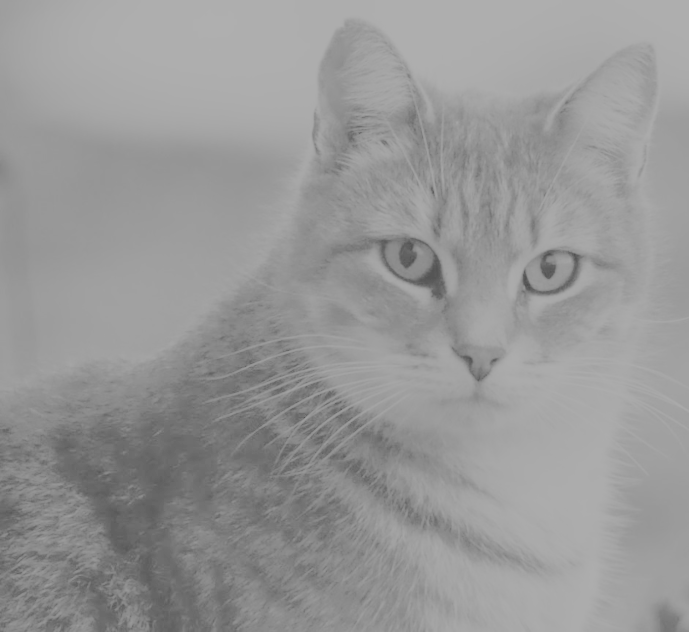
#> input picture exercise1/data/hello.png, 689 x 632 px
$ python histogram_equalization.py
#> lines starting #> are read from the running program, lines starting #| are printed output that depends on the picture
import numpy as np
import cv2
import matplotlib.pyplot as plt


def load_image(path: str) -> np.ndarray:
    # Load the image using CV2 and return it.
    loaded_image = cv2.imread(path, cv2.IMREAD_GRAYSCALE)
    if loaded_image is None:
        raise FileNotFoundError(f"Cannot load image at {path}")
    return loaded_image


def compute_histogram(image: np.ndarray) -> np.ndarray:
    # ToDo: Create a histogram for the given image (256 values).
    # ToDo: Don't use functions like np.histogram.
    # ToDo: It is easier if you flatten your image first.
    histogram = np.zeros(256,dtype=int)
    flattened_image = image.flatten()
    for pixel in flattened_image:
        histogram[pixel] += 1

    return histogram


def compute_cdf(histogram: np.ndarray) -> np.ndarray:
    # ToDo: Compute the CDF.
    # ToDo: Don't forget to normalize it (turn it into a distribution).
    cdf = np.zeros(256,dtype=float)
    total_pixels = np.sum(histogram)
    cdf[0] = histogram[0]/total_pixels
    for i in range(1,256):
        cdf[i] = cdf[i-1] + (histogram[i]/total_pixels)

    return cdf


def equalize_image(image: np.ndarray, cdf: np.ndarray) -> np.ndarray:
    # ToDo: Apply histogram equalization to the given image.
    # ToDo: Hint: Flatten the image first and reshape it again in the end.
    flattened_image = image.flatten()

    cdf_mask = cdf > 0

    if np.any(cdf_mask):
        cdf_min = np.min(cdf[cdf_mask])
    else:
        cdf_min = 0

    equalized_flat = np.zeros_like(flattened_image, dtype=np.uint8)

    for i, pixel in enumerate(flattened_image):
        if 1 - cdf_min > 0:
            equalized_flat[i] = np.round(((cdf[pixel] - cdf_min) / (1 - cdf_min)) * 255)
        else:
            equalized_flat[i] = pixel

    equalized_image = equalized_flat.reshape(image.shape)
    return equalized_image


def save_image(image: np.ndarray, path: str) -> None:
    # Save the image to the given folder.
    cv2.imwrite(path, image)


def show_images(original_image: np.ndarray, equalized_image: np.ndarray) -> None:
    # ToDo: Display the original and the equalized images next to each other.
    plt.figure(figsize=(10, 5))
    plt.subplot(1, 2, 1)
    plt.imshow(original_image, cmap='gray')
    plt.title('Original Image')
    plt.axis('off')

    plt.subplot(1, 2, 2)
    plt.imshow(equalized_image, cmap='gray')
    plt.title('Equalized Image')
    plt.axis('off')

    plt.tight_layout()
    plt.show()


def histogram_equalization(input_path: str, output_path: str) -> None:
    # ToDo: Combine the different functions into one.
    loaded_image = load_image(input_path)
#> in load_image, loaded_image is the input picture: shape (632, 689); min 78, max 175, mean 151.1
    histogram = compute_histogram(loaded_image)
#> the loop in compute_histogram, `for pixel in flattened_image:` made 435448 passes
#> pixel on passes 1 to 3: 158, 158, 158
#> after the loop in compute_histogram, `for pixel in flattened_image:`: histogram = 256 values, max 20626 at index 174, min 0 at index 0, mean 1701
    cdf = compute_cdf(histogram)
#> in compute_cdf, `total_pixels = np.sum(histogram)`: total_pixels = 435448
#> after the loop in compute_cdf, `for i in range(1,256):`: cdf = 256 values from 0 to 1
#> cdf = 256 values from 0 to 1
    equalized_image = equalize_image(loaded_image, cdf)
#> in equalize_image, `cdf_min = np.min(cdf[cdf_mask])`: cdf_min = 2.3e-06
#> the loop in equalize_image, `for i, pixel in enumerate(flattened_image):` made 435448 passes
#> in equalize_image, `equalized_image = equalized_flat.reshape(image.shape)`:
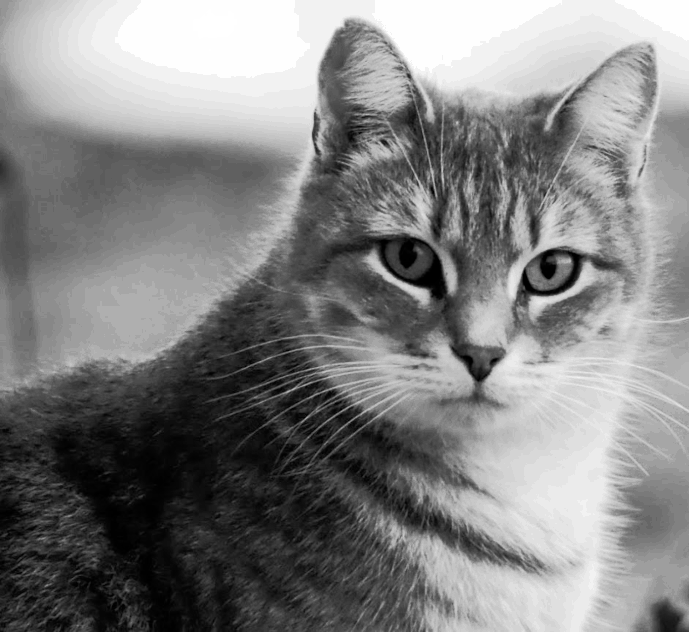
#> equalized_image: shape (632, 689); min 0, max 255, mean 130.2
    save_image(equalized_image, output_path)


if __name__ == '__main__':
    # Load the images and perform histogram equalization.
    input_image_path = 'data/hello.png'
    output_image_path = 'data/kitty.png'
    histogram_equalization(input_image_path, output_image_path)

    # Show the images next to each other.
    original = load_image(input_image_path)
    equalized = load_image(output_image_path)
    show_images(original, equalized)
#> in show_images, `plt.show()`:
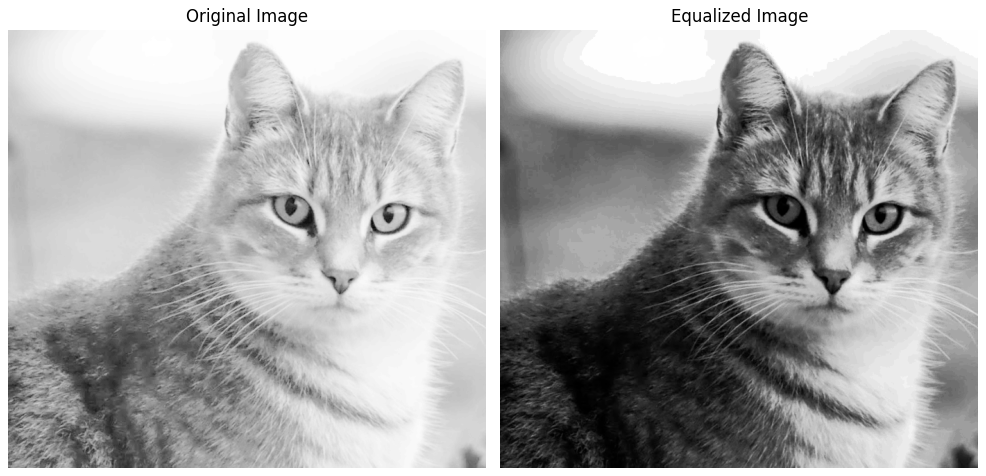
#> figure drawn by matplotlib, 2 panels

$ run again, with exercise1/data/contrast.jpg saved as exercise1/data/hello.png
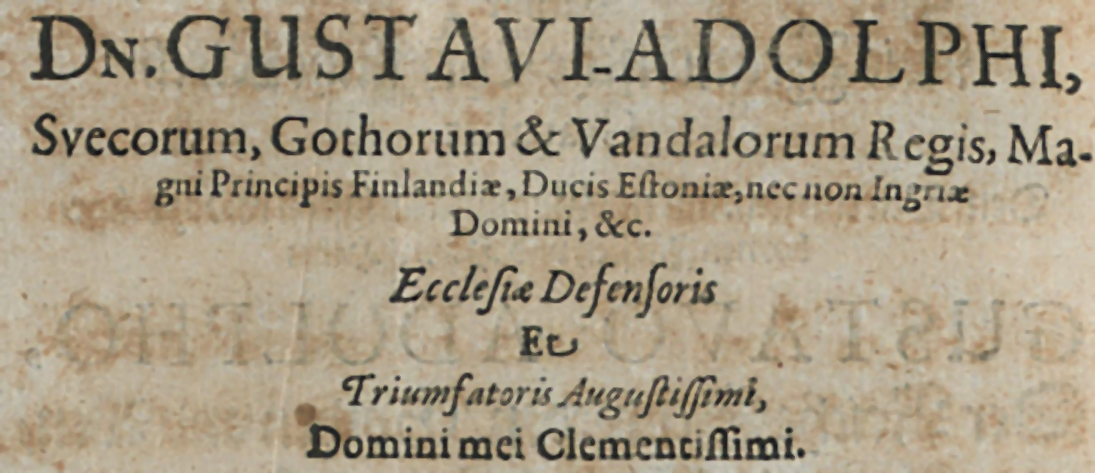
#> input picture exercise1/data/contrast.jpg, 1095 x 473 px
#> in load_image, `loaded_image = cv2.imread(path, cv2.IMREAD_GRAYSCALE)`:
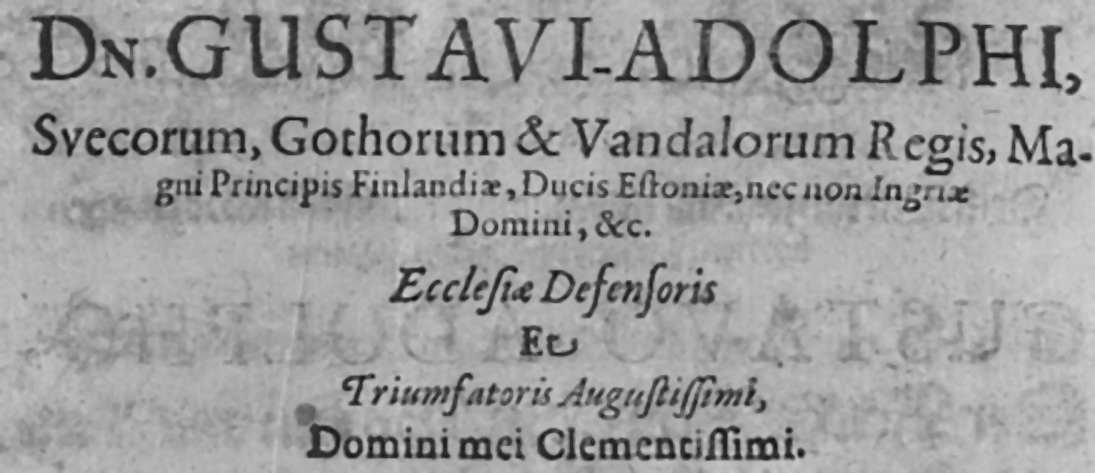
#> loaded_image: shape (473, 1095); min 16, max 210, mean 156.3
#> the loop in compute_histogram, `for pixel in flattened_image:` made 517935 passes
#> pixel on passes 1 to 3: 163, 164, 166
#> after the loop in compute_histogram, `for pixel in flattened_image:`: histogram = 256 values, max 16476 at index 173, min 0 at index 0, mean 2023.2
#> total_pixels = 517935
#> after the loop in compute_cdf, `for i in range(1,256):`: cdf = 256 values from 0 to 1
#> cdf_min = 1.93e-06
#> the loop in equalize_image, `for i, pixel in enumerate(flattened_image):` made 517935 passes
#> in show_images, `plt.show()`:
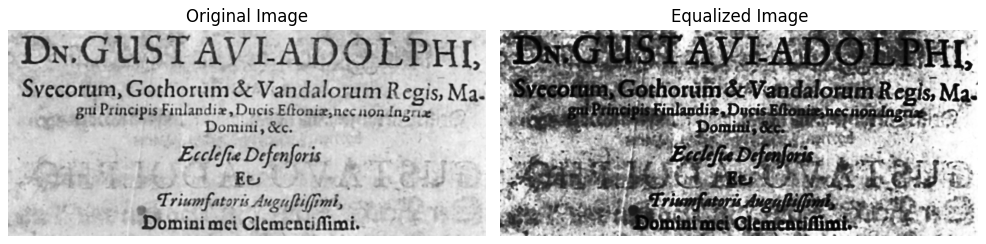
#> figure drawn by matplotlib, 2 panels
